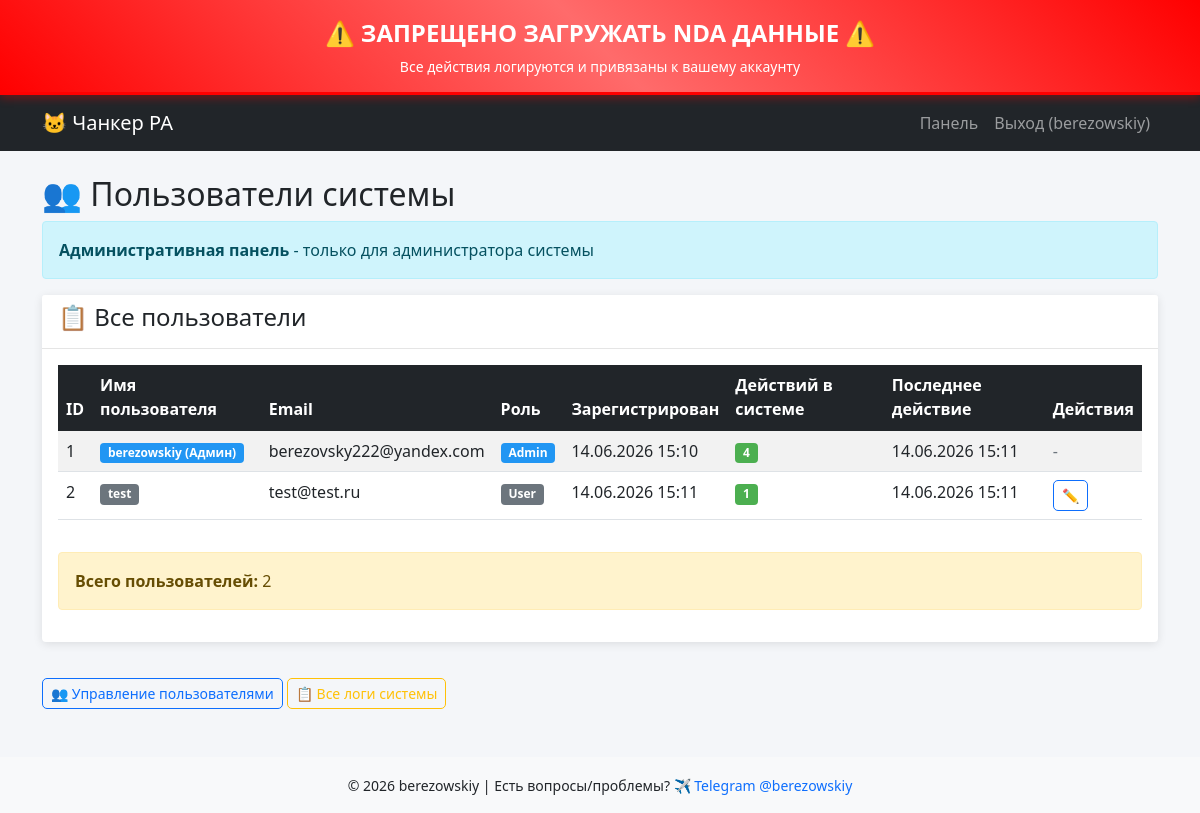
The app's page /admin/users (signed in) with its own data.
### app.py (models this page shows, shortened)
class User(UserMixin, db.Model):
    id = db.Column(db.Integer, primary_key=True)
    username = db.Column(db.String(80), unique=True, nullable=False)
    email = db.Column(db.String(120), unique=True, nullable=False)
    password_hash = db.Column(db.String(120), nullable=False)
    created_at = db.Column(db.DateTime, default=db.func.current_timestamp())
    role = db.Column(db.String(20), default='user')  # 'user', 'admin', 'moderator'
    logs = db.relationship('UserLog', backref='user', lazy=True)

class UserLog(db.Model):
    id = db.Column(db.Integer, primary_key=True)
    user_id = db.Column(db.Integer, db.ForeignKey('user.id'), nullable=False)
    action = db.Column(db.String(200), nullable=False)  # Тип действия
    filename = db.Column(db.String(200), nullable=True)  # Имя файла (если есть)
    file_size = db.Column(db.Integer, nullable=True)     # Размер файла
    ip_address = db.Column(db.String(45), nullable=True) # IP адрес
    user_agent = db.Column(db.Text, nullable=True)       # User agent браузера
    timestamp = db.Column(db.DateTime, default=db.func.current_timestamp())

### app.py (the view)
@app.route('/admin/users')
@login_required
def admin_users():
    if current_user.id != 1 and current_user.role != 'admin':
        flash('Доступ запрещен! Только администратор может просматривать пользователей.')
        return redirect(url_for('dashboard'))
    users = User.query.all()
    user_stats = {}
    for user in users:
        user_stats[user.id] = UserLog.query.filter_by(user_id=user.id).count()
    return render_template('admin_users.html', users=users, user_stats=user_stats)

### app.py (called while the page is built)
@login_manager.user_loader
def load_user(user_id):
    return User.query.get(int(user_id))

### templates/admin_users.html (shortened to what this page needs)
{% extends "base.html" %}
{% block content %}
<div class="row">
    <div class="col-12">
        <h2>👥 Пользователи системы</h2>
        <div class="alert alert-info">
            <strong>Административная панель</strong> - только для администратора системы
        </div>
        <div class="card">
            <div class="card-header">
                <h4>📋 Все пользователи</h4>
            </div>
            <div class="card-body">
                <div class="table-responsive">
                    <table class="table table-striped table-hover">
                        <thead class="table-dark">
                            <tr>
                                <th>ID</th>
                                <th>Имя пользователя</th>
                                <th>Email</th>
                                <th>Роль</th>
                                <th>Зарегистрирован</th>
                                <th>Действий в системе</th>
                                <th>Последнее действие</th>
                                <th>Действия</th>
                            </tr>
                        </thead>
                        <tbody>
                            {% for user in users %}
                            <tr>
                                <td>{{ user.id }}</td>
                                <td>
                                    <span class="badge bg-{% if user.role == 'admin' %}success{% elif user.role == 'moderator' %}warning{% else %}secondary{% endif %}">
                                        {{ user.username }}
                                        {% if user.role == 'admin' %}(Админ){% elif user.role == 'moderator' %}(Модер){% endif %}
                                    </span>
                                </td>
                                <td>{{ user.email }}</td>
                                <td>
                                    <span class="badge bg-{% if user.role == 'admin' %}success{% elif user.role == 'moderator' %}warning{% else %}secondary{% endif %}">
                                        {{ user.role|title }}
                                    </span>
                                </td>
                                <td>{{ user.created_at.strftime('%d.%m.%Y %H:%M') if user.created_at else 'Неизвестно' }}</td>
                                <td>
                                    <span class="badge bg-primary">{{ user_stats[user.id] or 0 }}</span>
                                </td>
                                <td>
                                    {% set last_log = user.logs|last %}
                                    {% if last_log %}
                                        {{ last_log.timestamp.strftime('%d.%m.%Y %H:%M') }}
                                    {% else %}
                                        Нет действий
                                    {% endif %}
                                </td>
                                <td>
                                    {% if user.id != 1 %}
                                        <a href="{{ url_for('edit_user', user_id=user.id) }}" class="btn btn-sm btn-outline-primary" title="Редактировать">
                                            ✏️
                                        </a>
                                    {% else %}
                                        <span class="text-muted">-</span>
                                    {% endif %}
                                </td>
                            </tr>
                            {% endfor %}
                        </tbody>
                    </table>
                </div>
                <div class="alert alert-warning mt-3">
                    <strong>Всего пользователей:</strong> {{ users|length }}
                </div>
            </div>
        </div>
    </div>
</div>
<div class="row mt-3">
    <div class="col-12">
        <a href="{{ url_for('admin_users') }}" class="btn btn-outline-primary btn-sm">👥 Управление пользователями</a>
        <a href="{{ url_for('admin_logs') }}" class="btn btn-outline-warning btn-sm">📋 Все логи системы</a>
    </div>
</div>
{% endblock %}

### templates/base.html (shortened to what this page needs)
<!DOCTYPE html>
<html lang="ru">
<head>
    <link href="https://cdn.jsdelivr.net/npm/bootstrap@5.1.3/dist/css/bootstrap.min.css" rel="stylesheet">
    <link rel="stylesheet" href="{{ url_for('static', filename='css/style.css') }}">
</head>
<body>
    <div class="nda-warning">
        ⚠️ ЗАПРЕЩЕНО ЗАГРУЖАТЬ NDA ДАННЫЕ ⚠️
        <div class="nda-subtext">Все действия логируются и привязаны к вашему аккаунту</div>
    </div>
    <nav class="navbar navbar-expand-lg navbar-dark bg-dark">
        <div class="container">
            <a class="navbar-brand" href="{{ url_for('index') }}">🐱 Чанкер РА</a>
            <div class="navbar-nav ms-auto">
                {% if current_user.is_authenticated %}
                    <a class="nav-link" href="{{ url_for('dashboard') }}">Панель</a>
                    <a class="nav-link" href="{{ url_for('logout') }}">Выход ({{ current_user.username }})</a>
                {% else %}
                    <a class="nav-link" href="{{ url_for('login') }}">Вход</a>
                    <a class="nav-link" href="{{ url_for('register') }}">Регистрация</a>
                {% endif %}
            </div>
        </div>
    </nav>
    <div class="container mt-4">
        {% block content %}{% endblock %}
    </div>
    <footer class="bg-light mt-5 py-3">
        <div class="container text-center">
            <small>
                &copy; 2026 berezowskiy |
                Есть вопросы/проблемы?
                <a href="https://t.me/berezowskiy" target="_blank" class="text-decoration-none">
                    ✈️ Telegram @berezowskiy
                </a>
            </small>
        </div>
    </footer>
</body>
</html>

### static/css/style.css (style rules this page uses)
.nda-warning { background: linear-gradient(45deg, #ff0000, #ff6b6b, #ff0000); color: white; text-align: center; padding: 15px; font-size: 24px; font-weight: bold; animation: blink 1s infinite; border-bottom: 3px solid #ff0000; box-shadow: 0 4px 8px rgba(255, 0, 0, 0.3); position: sticky; top: 0; z-index: 1000; }
.nda-subtext { font-size: 14px; font-weight: normal; margin-top: 5px; }
body { background-color: #f4f6f9; }
.card { box-shadow: 0 2px 10px rgba(0,0,0,0.1); border: none; margin-bottom: 20px; }
.card-header { background-color: #ffffff; border-bottom: 1px solid rgba(0,0,0,0.1); font-weight: bold; }
.btn { border-radius: 5px; }
.bg-primary { background-color: #4CAF50 !important; }
.bg-success { background-color: #2196F3 !important; }

### records on screen
User: username "berezowskiy", id "1", shows "(Админ)", email "berezovsky222@yandex.com", role "Admin", created_at "14.06.2026 15:10", user_stats "4"
UserLog: timestamp "14.06.2026 15:11"
User: id "2", username "test", email "test@test.ru", role "User", created_at "14.06.2026 15:11", user_stats "1"
UserLog: timestamp "14.06.2026 15:11"

### other values on screen
{{ users|length }} "2"
